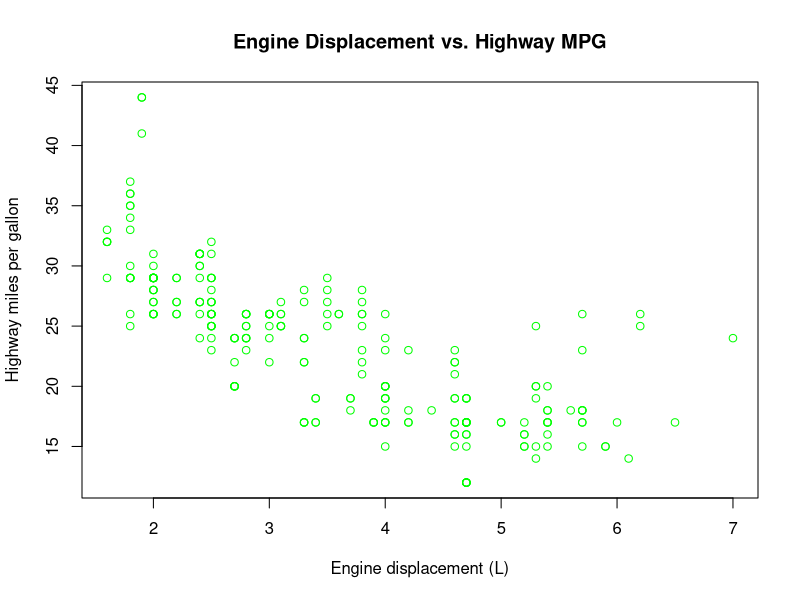
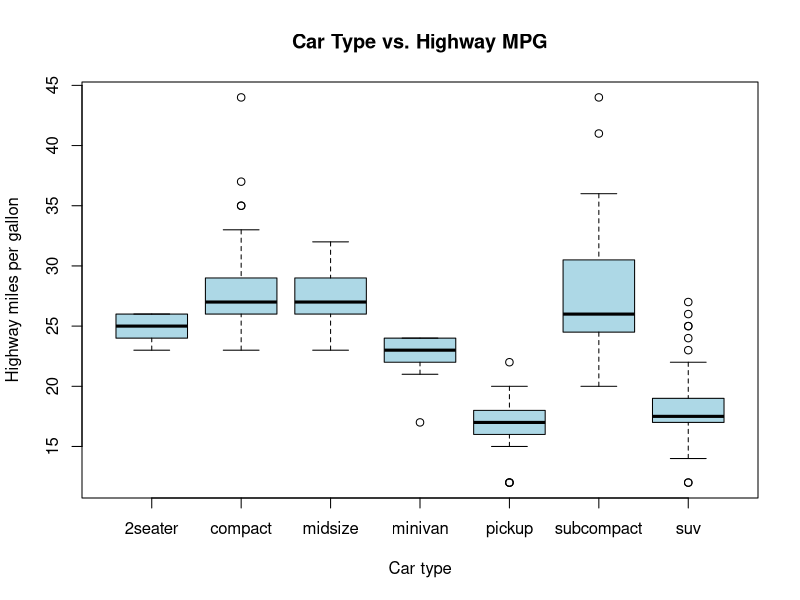
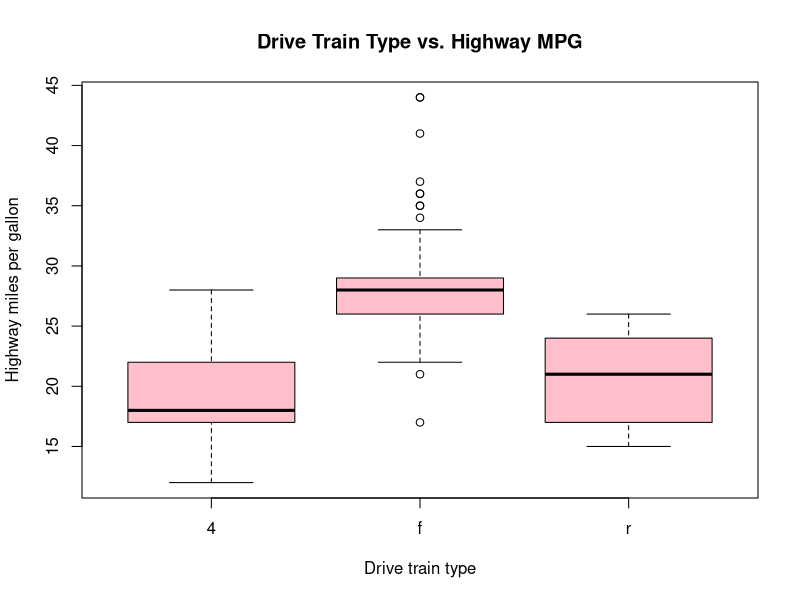

These figures' R source, in order:
## ---- chunk 1
data(mpg, package = "ggplot2")
??mpg
nrow(mpg)
mpg
## ---- chunk 2
table(mpg$class)
## ---- chunk 3
table(mpg$drv)
## ---- chunk 4
plot(mpg$displ, mpg$hwy, main = "Engine Displacement vs. Highway MPG", xlab = "Engine displacement (L)", ylab = "Highway miles per gallon", col="green")
## ---- chunk 5
boxplot(hwy ~ class, data = mpg, main = "Car Type vs. Highway MPG", xlab = "Car type", ylab = "Highway miles per gallon", col = "light blue")
## ---- chunk 6
boxplot(hwy ~ drv, data = mpg, main = "Drive Train Type vs. Highway MPG", xlab = "Drive train type", ylab = "Highway miles per gallon", col = "pink")
## ---- chunk 7
hwy_lm <- lm(hwy ~ displ + drv + class, data = mpg)
summary(hwy_lm)
## ---- chunk 8
min(mpg$hwy)
max(mpg$hwy)
## ---- chunk 9
anova(hwy_lm)
